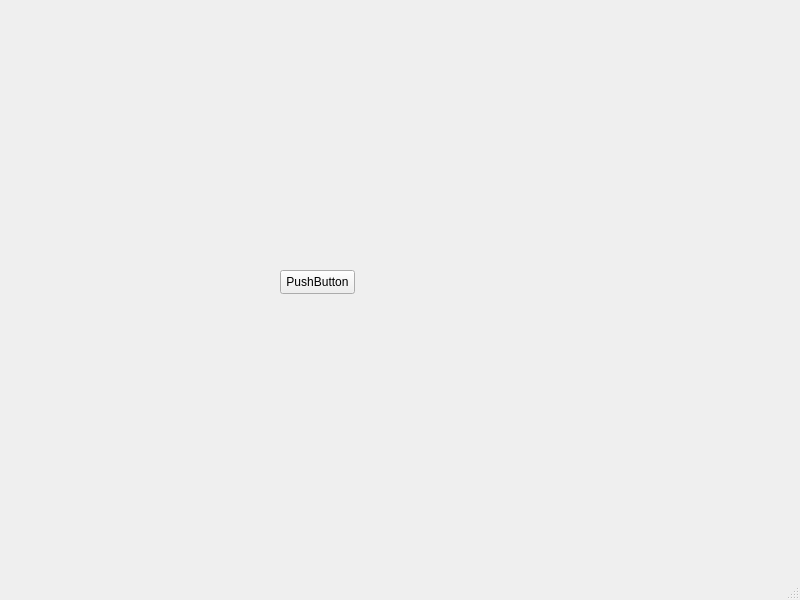
<?xml version="1.0" encoding="UTF-8"?>
<ui version="4.0">
 <class>MainWindow</class>
 <widget class="QMainWindow" name="MainWindow">
  <property name="geometry">
   <rect>
    <x>0</x>
    <y>0</y>
    <width>800</width>
    <height>600</height>
   </rect>
  </property>
  <property name="windowTitle">
   <string>MainWindow</string>
  </property>
  <widget class="QWidget" name="centralwidget">
   <widget class="QPushButton" name="pushButton">
    <property name="geometry">
     <rect>
      <x>280</x>
      <y>270</y>
      <width>75</width>
      <height>24</height>
     </rect>
    </property>
    <property name="text">
     <string>PushButton</string>
    </property>
   </widget>
  </widget>
  <widget class="QMenuBar" name="menubar">
   <property name="geometry">
    <rect>
     <x>0</x>
     <y>0</y>
     <width>800</width>
     <height>22</height>
    </rect>
   </property>
  </widget>
  <widget class="QStatusBar" name="statusbar"/>
 </widget>
 <resources/>
 <connections/>
</ui>
